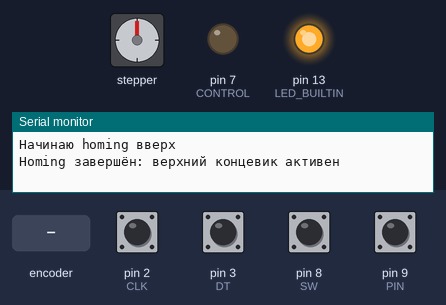
The sketch below on a simulated Arduino Uno, built with avr-gcc and run on an emulated ATmega328P. Parts: stepper motor, output pins drawn as LEDs (lit = HIGH), the last lines printed to the serial monitor. Wiring (inferred from the names in the program): stepper motor driver (200 steps per turn assumed): step pin 4; direction pin 5; enable pin 6. The test bench sets the inputs (shaded band); at power-on: pin 2 (CLK), pin 3 (DT), pin 8 (SW), pin 9 (PIN) HIGH. Pins used as bus, display or sensor lines are not drawn.

Above: at 1.2 s.
1.3 s: rotary encoder on pin 2 (CLK) / pin 3 (DT) turned 2 steps (second pin leading)
At 2.5 s:
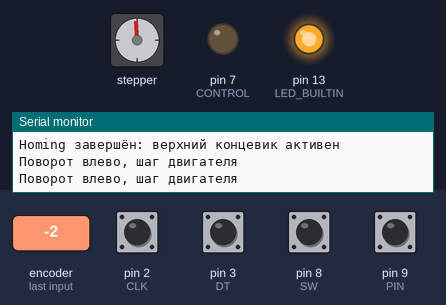
3.2 s: pin 8 (SW) pulled LOW for 0.15 s
At 3.27 s:
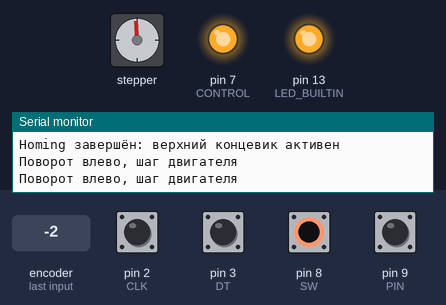
4.8 s: pin 9 (PIN) pulled LOW for 0.15 s
At 4.87 s:
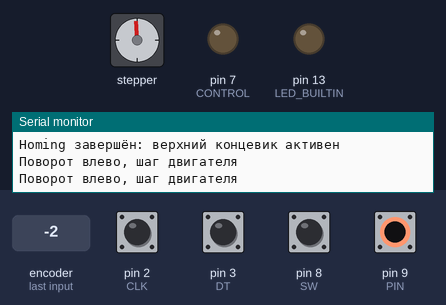
6.4 s: pin 9 (PIN) pulled LOW for 3.2 s
At 10.7 s:
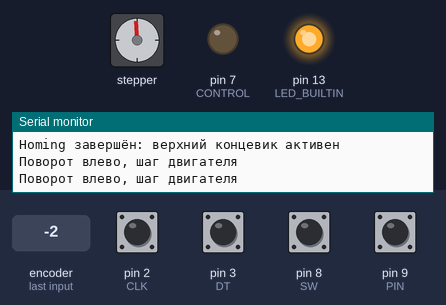
11.1 s: pin 8 (SW) pulled LOW for 3.2 s
At 11.8 s:
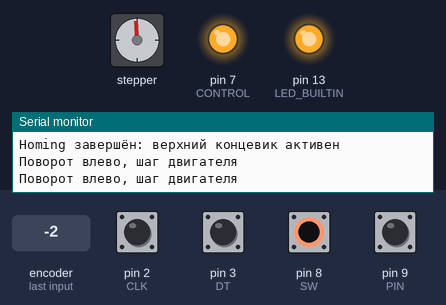
Timing chart, 0 to 15.8 s (numbered marks = the images above; inputs shaded):
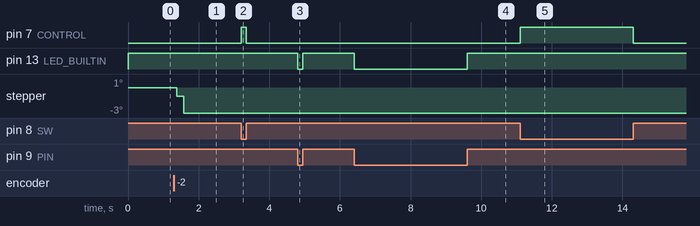

The sketch:

smart_mixer.ino
```cpp
#include "encoder.hpp"
#include "limit_switch.hpp"
#include "pump.hpp"
#include "stepper.hpp"

Encoder encoder;
LimitSwitch upperLimit;
Pump pump;
StepperMotor motor;

static constexpr unsigned long HOMING_TIMEOUT_MS = 30000;
bool homingReady = false;

bool homeUp() {
  const unsigned long startTime = millis();

  digitalWrite(LED_BUILTIN, LOW);

  while (!upperLimit.isTriggered() &&
         millis() - startTime < HOMING_TIMEOUT_MS) {
    motor.stepSlow(1);
  }

  homingReady = upperLimit.isTriggered();
  digitalWrite(LED_BUILTIN, homingReady ? HIGH : LOW);

  return homingReady;
}

void setup(void) {
  Serial.begin(115200);
  pinMode(LED_BUILTIN, OUTPUT);

  encoder.begin();
  upperLimit.begin();
  pump.begin();
  motor.begin();

  Serial.println(F("Начинаю homing вверх"));

  if (homeUp()) {
    Serial.println(F("Homing завершён: верхний концевик активен"));
  } else {
    Serial.println(F("Ошибка homing: концевик не сработал за 30 секунд"));
  }
}

void loop(void) {
  if (!homingReady) {
    pump.stop();
    return;
  }

  // Для теста насос работает только пока удерживается кнопка энкодера.
  pump.setEnabled(encoder.isButtonPressed());

  digitalWrite(LED_BUILTIN, upperLimit.isTriggered() ? HIGH : LOW);

  const int8_t direction = encoder.update();

  if (direction != 0) {
    if (direction > 0 && upperLimit.isTriggered()) {
      Serial.println(F("Верхний предел: движение вверх запрещено"));
      return;
    }

    if (direction > 0) {
      Serial.println(F("Поворот вправо, шаг двигателя"));
    } else {
      Serial.println(F("Поворот влево, шаг двигателя"));
    }

    motor.step(direction);
  }
}
```

encoder.hpp
```cpp
#pragma once

#include <Arduino.h>

class Encoder {
private:
  static constexpr uint8_t DT = 3;
  static constexpr uint8_t CLK = 2;
  static constexpr uint8_t SW = 8;

  uint8_t previousState = 0;
  int8_t stepAccumulator = 0;

public:
  void begin() {
    pinMode(CLK, INPUT_PULLUP);
    pinMode(DT, INPUT_PULLUP);
    pinMode(SW, INPUT_PULLUP);

    previousState = readState();
  }

  int8_t update() {
    const uint8_t currentState = readState();

    static constexpr int8_t transitions[16] = {0,  -1, 1, 0, 1, 0, 0,  -1,
                                               -1, 0,  0, 1, 0, 1, -1, 0};

    const uint8_t transition = (previousState << 2) | currentState;
    stepAccumulator += transitions[transition];
    previousState = currentState;

    if (stepAccumulator >= 4) {
      stepAccumulator = 0;
      return 1;
    } else if (stepAccumulator <= -4) {
      stepAccumulator = 0;
      return -1;
    }

    return 0;
  }

  bool isButtonPressed() const { return digitalRead(SW) == LOW; }

private:
  uint8_t readState() const {
    return (static_cast<uint8_t>(digitalRead(CLK)) << 1) |
           static_cast<uint8_t>(digitalRead(DT));
  }
};
```

limit_switch.hpp
```cpp
#pragma once

#include <Arduino.h>

class LimitSwitch {
private:
  static constexpr uint8_t PIN = 9;

public:
  void begin() { pinMode(PIN, INPUT_PULLUP); }

  // Схема подключения: COM - GND, NC - D9.
  bool isTriggered() const { return digitalRead(PIN) == HIGH; }
};
```

pump.hpp
```cpp
#pragma once

#include <Arduino.h>

class Pump {
private:
  static constexpr uint8_t CONTROL = 7;

public:
  void begin() {
    pinMode(CONTROL, OUTPUT);
    stop();
  }

  void setEnabled(bool enabled) { digitalWrite(CONTROL, enabled ? HIGH : LOW); }

  void stop() { setEnabled(false); }
};
```

stepper.hpp
```cpp
#pragma once

#include <Arduino.h>

class StepperMotor {
private:
  static constexpr uint8_t STEP = 4;
  static constexpr uint8_t DIR = 5;
  static constexpr uint8_t ENABLE = 6;

public:
  void begin() {
    pinMode(STEP, OUTPUT);
    pinMode(DIR, OUTPUT);
    pinMode(ENABLE, OUTPUT);

    digitalWrite(STEP, LOW);
    digitalWrite(DIR, LOW);
    digitalWrite(ENABLE, LOW);
  }

  void step(int8_t direction) { step(direction, 500); }

  void stepSlow(int8_t direction) { step(direction, 3000); }

private:
  void step(int8_t direction, unsigned int pulseDelayMicros) {
    digitalWrite(DIR, direction > 0 ? HIGH : LOW);
    delayMicroseconds(10);

    digitalWrite(STEP, HIGH);
    delayMicroseconds(pulseDelayMicros);
    digitalWrite(STEP, LOW);
    delayMicroseconds(pulseDelayMicros);
  }
};
```

Measured:
- after the input at 1.3 s, stepper: goes -1° 0.20 s, then -3°, starting after 0.08 s
- after the input at 3.2 s, pin 7 (CONTROL): LOW → HIGH at once, → LOW 0.15 s later
- after the input at 4.8 s, pin 13 (LED_BUILTIN): HIGH → LOW at once, → HIGH 0.15 s later
- after the input at 6.4 s, pin 13 (LED_BUILTIN): HIGH → LOW at once, → HIGH 3.2 s later
- after the input at 11.1 s, pin 7 (CONTROL): LOW → HIGH at once, → LOW 3.2 s later
